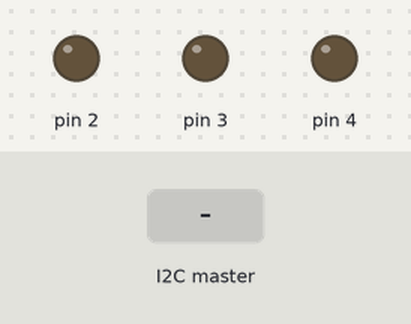
The sketch below on a simulated Arduino Uno, built with avr-gcc and run on an emulated ATmega328P. Parts: output pins drawn as LEDs (lit = HIGH). The inputs (shaded band) are chosen by the test bench.

Above: at 1.2 s.
1.3 s: the I2C master sends "y"
At 2.1 s:
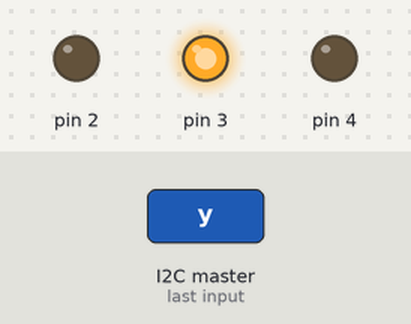
2.8 s: the I2C master sends "g"
At 3.3 s:
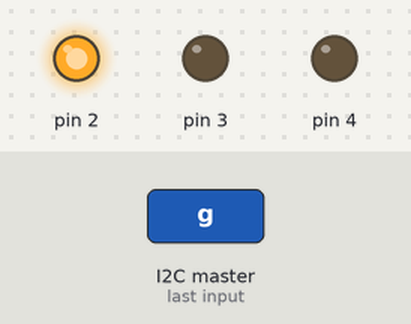
4.3 s: the I2C master sends "r"
At 5.6 s:
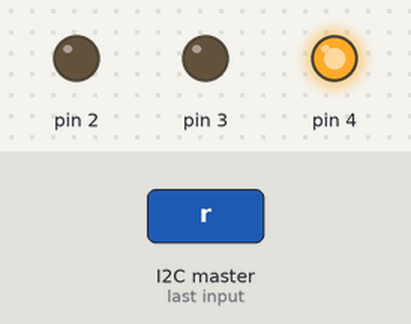
Timing chart, 0 to 7.3 s (numbered marks = the images above; inputs shaded):
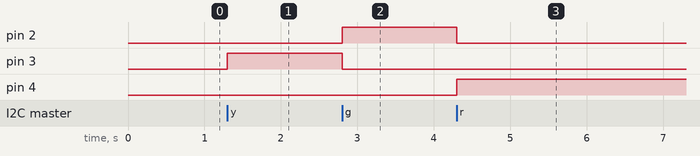

The sketch:

lr5_1_blinker2.ino
```cpp
#include <Wire.h>

char x;

void setup()
{
  Wire.begin(5);
  Wire.onReceive(receiveEvent);
  for(int i = 2; i <= 4; i++){
  		pinMode(i, OUTPUT);

  }

}

void loop()
{
  if(x == 'y')
  {digitalWrite(3, HIGH);
     digitalWrite(4, LOW);
     digitalWrite(2, LOW);
  }
  else if(x == 'g')
  {digitalWrite(2, HIGH);
      digitalWrite(4, LOW);
    digitalWrite(3, LOW);
  }
  else if(x == 'r')
  { digitalWrite(4, HIGH);
      digitalWrite(3, LOW);
    digitalWrite(2, LOW);
  }
}

void receiveEvent(int howMany)
{
  x = Wire.read();

  }
```

Measured:
- after the input at 1.3 s, pin 3: LOW → HIGH at once
- after the input at 2.8 s, pin 2: LOW → HIGH at once; pin 3: HIGH → LOW at once
- after the input at 4.3 s, pin 2: HIGH → LOW at once; pin 4: LOW → HIGH at once
